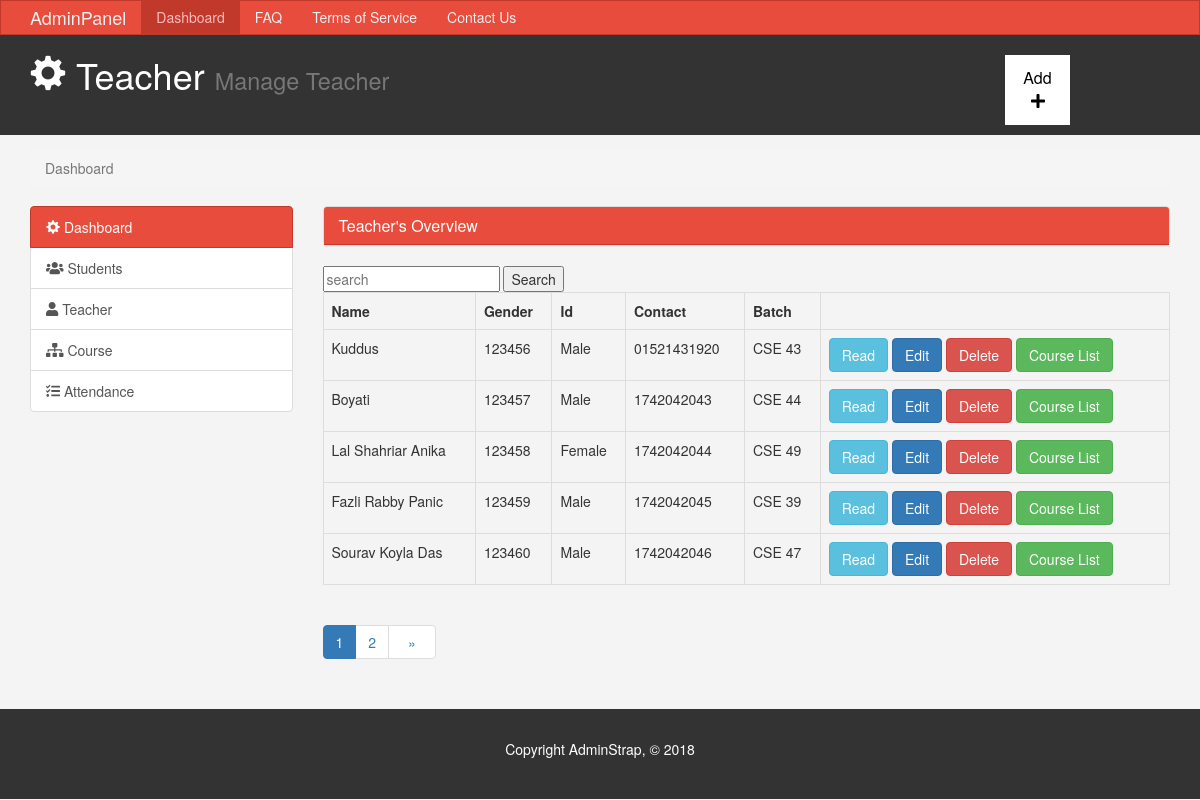
The app's page /theme/student/tFooter.php with its own data.
### tables this page shows
CREATE TABLE `student` (
  `sName` varchar(255) NOT NULL,
  `gender` varchar(255) NOT NULL,
  `s_id` int(11) NOT NULL,
  `contact` text NOT NULL,
  `batch` varchar(255) NOT NULL
);

### theme/student/tData.php (the view, shortened to what this page needs)
 <?php
 $filepath = realpath(dirname(__FILE__));
include_once($filepath.'/../config/database.php');
$page = isset($_GET['page']) ? $_GET['page'] : 1;
$records_per_page = 5;
$from_record_num = ($records_per_page * $page) - $records_per_page;
$query = "SELECT * FROM student ORDER BY s_id asc
LIMIT :from_record_num, :records_per_page";
$stmt = $con->prepare($query);
$stmt->bindParam(":from_record_num", $from_record_num, PDO::PARAM_INT);
$stmt->bindParam(":records_per_page", $records_per_page, PDO::PARAM_INT);
$stmt->execute();
$num = $stmt->rowCount();
echo "<form action='search.php' method='POST'>
    <input type='text' name = 'search' placeholder='search'>
    <button type='submit' name = 'submit-search'>Search</button>
</form> ";
if($num>0){
    echo "<table class='table table-hover table-responsive table-bordered'>";
    echo "<tr>";
    echo "<th>Name</th>";
    echo "<th>Gender</th>";
    echo "<th>Id</th>";
    echo "<th>Contact</th>";
    echo "<th>Batch</th>";
    echo "</tr>";
    while ($row = $stmt->fetch(PDO::FETCH_ASSOC)){
        extract($row);
        echo "<tr>";
        echo "<td>{$sName}</td>";
        echo "<td>{$s_id}</td>";
        echo "<td>{$gender}</td>";
        echo "<td>{$contact}</td>";
        echo "<td>{$batch}</td>";
        echo "<td>";
        echo "<a href='read_one.php?s_id={$s_id}' class='btn btn-info '>Read</a> ";
        echo "<a href='update.php?s_id={$s_id}' class='btn btn-primary'>Edit</a> ";
        echo "<a href='delete.php?s_id={$s_id}' class='btn btn-danger'>Delete</a> ";
                echo "<a href='courseList.php?s_id={$s_id}' class='btn btn-success'>Course List</a>";
        echo "</td>";
        echo "</tr>";
    }
    echo "</table>";
}
else{
    echo "<div class='alert alert-danger'>No records found.</div>";
}
include_once "paging.php";
?>

### theme/css/style.css (style rules this page uses)
body { background:#f4f4f4; }

### records on screen
student: sName "Kuddus", s_id "123456", gender "Male", contact "01521431920", batch "CSE 43"
student: sName "Boyati", s_id "123457", gender "Male", contact "1742042043", batch "CSE 44"
student: sName "Lal Shahriar Anika", s_id "123458", gender "Female", contact "1742042044", batch "CSE 49"
student: sName "Fazli Rabby Panic", s_id "123459", gender "Male", contact "1742042045", batch "CSE 39"
student: sName "Sourav Koyla Das", s_id "123460", gender "Male", contact "1742042046", batch "CSE 47"
